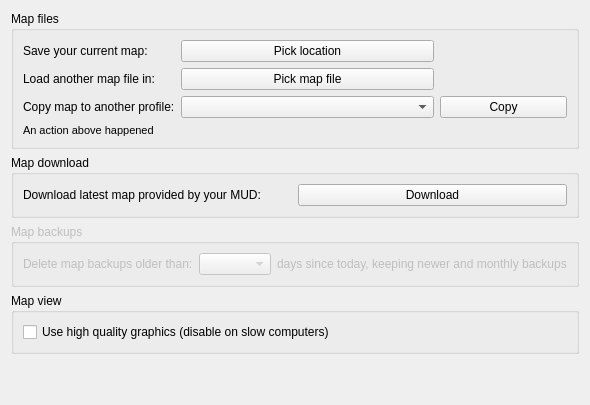
     <widget class="QWidget" name="mapper_tab">
      <attribute name="title">
       <string>Mapper</string>
      </attribute>
      <layout class="QGridLayout" name="gridLayout_24">
       <item row="0" column="0">
        <widget class="QGroupBox" name="groupBox_3">
         <property name="title">
          <string>Map files</string>
         </property>
         <layout class="QGridLayout" name="gridLayout_3">
          <item row="1" column="0">
           <widget class="QLabel" name="label_10">
            <property name="text">
             <string>Load another map file in:</string>
            </property>
           </widget>
          </item>
          <item row="1" column="1" colspan="2">
           <widget class="QPushButton" name="load_map_button">
            <property name="text">
             <string>Pick map file</string>
            </property>
           </widget>
          </item>
          <item row="2" column="1" colspan="2">
           <widget class="QComboBox" name="mapper_profiles_combobox"/>
          </item>
          <item row="2" column="3">
           <widget class="QPushButton" name="copy_map_profile">
            <property name="text">
             <string>Copy</string>
            </property>
           </widget>
          </item>
          <item row="2" column="0">
           <widget class="QLabel" name="label_12">
            <property name="text">
             <string>Copy map to another profile:</string>
            </property>
           </widget>
          </item>
          <item row="0" column="1" colspan="2">
           <widget class="QPushButton" name="save_map_button">
            <property name="text">
             <string>Pick location</string>
            </property>
           </widget>
          </item>
          <item row="0" column="0">
           <widget class="QLabel" name="label_9">
            <property name="text">
             <string>Save your current map:</string>
            </property>
           </widget>
          </item>
          <item row="3" column="0" colspan="4">
           <widget class="QLabel" name="map_file_action">
            <property name="font">
             <font>
              <pointsize>8</pointsize>
             </font>
            </property>
            <property name="text">
             <string>An action above happened</string>
            </property>
           </widget>
          </item>
         </layout>
        </widget>
       </item>
       <item row="1" column="0">
        <widget class="QGroupBox" name="downloadMapOptions">
         <property name="title">
          <string>Map download</string>
         </property>
         <layout class="QGridLayout" name="gridLayout_23">
          <item row="0" column="0">
           <widget class="QLabel" name="label_11">
            <property name="toolTip">
             <string>&lt;html&gt;&lt;head/&gt;&lt;body&gt;&lt;p&gt;On MUDs that provide maps for download (currently IRE games only), you can press this button to get the latest map. Note that this will &lt;span style=&quot; font-weight:600;&quot;&gt;overwrite&lt;/span&gt; any changes you've done to your map, and will use the new map only&lt;/p&gt;&lt;/body&gt;&lt;/html&gt;</string>
            </property>
            <property name="text">
             <string>Download latest map provided by your MUD:</string>
            </property>
           </widget>
          </item>
          <item row="0" column="1">
           <widget class="QPushButton" name="buttonDownloadMap">
            <property name="toolTip">
             <string>&lt;html&gt;&lt;head/&gt;&lt;body&gt;&lt;p&gt;On MUDs that provide maps for download (currently IRE games only), you can press this button to get the latest map. Note that this will &lt;span style=&quot; font-weight:600;&quot;&gt;overwrite&lt;/span&gt; any changes you've done to your map, and will use the new map only&lt;/p&gt;&lt;/body&gt;&lt;/html&gt;</string>
            </property>
            <property name="text">
             <string>Download</string>
            </property>
           </widget>
          </item>
         </layout>
        </widget>
       </item>
       <item row="2" column="0">
        <widget class="QGroupBox" name="groupBox_12">
         <property name="enabled">
          <bool>false</bool>
         </property>
         <property name="title">
          <string>Map backups</string>
         </property>
         <layout class="QGridLayout" name="gridLayout_8">
          <item row="0" column="0">
           <widget class="QLabel" name="label_13">
            <property name="text">
             <string>Delete map backups older than:</string>
            </property>
           </widget>
          </item>
          <item row="0" column="1">
           <widget class="QComboBox" name="comboBox">
            <property name="frame">
             <bool>true</bool>
            </property>
           </widget>
          </item>
          <item row="0" column="2">
           <widget class="QLabel" name="label_14">
            <property name="text">
             <string>days since today, keeping newer and monthly backups</string>
            </property>
           </widget>
          </item>
         </layout>
        </widget>
       </item>
       <item row="3" column="0">
        <widget class="QGroupBox" name="groupBox_5">
         <property name="title">
          <string>Map view</string>
         </property>
         <layout class="QGridLayout" name="gridLayout_22">
          <item row="0" column="0">
           <widget class="QCheckBox" name="mMapperUseAntiAlias">
            <property name="whatsThis">
             <string>&lt;html&gt;&lt;head/&gt;&lt;body&gt;&lt;p&gt;This enables anti-aliasing (AA) for tha map view, making it look smother and nicer&lt;/p&gt;&lt;/body&gt;&lt;/html&gt;</string>
            </property>
            <property name="text">
             <string>Use high quality graphics (disable on slow computers)</string>
            </property>
           </widget>
          </item>
         </layout>
        </widget>
       </item>
       <item row="4" column="0">
        <spacer name="mapper_tab_bottom_spacer">
         <property name="orientation">
          <enum>Qt::Vertical</enum>
         </property>
         <property name="sizeHint" stdset="0">
          <size>
           <width>20</width>
           <height>40</height>
          </size>
         </property>
        </spacer>
       </item>
      </layout>
     </widget>
